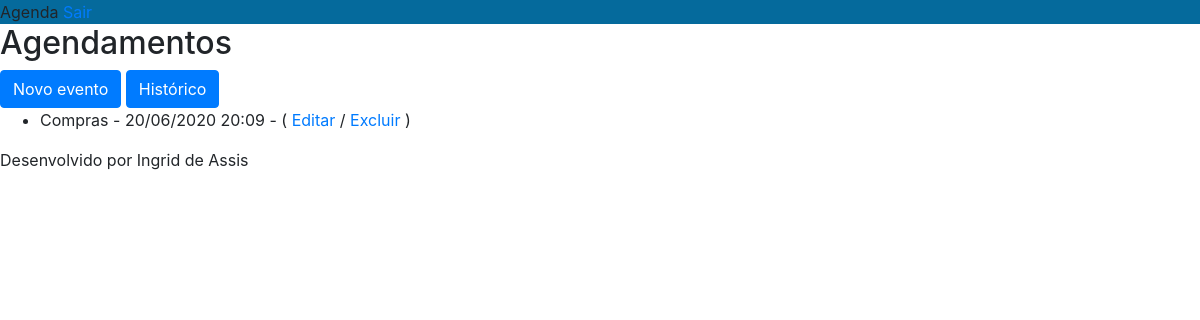
The app's page /agenda/ (signed in), older data.
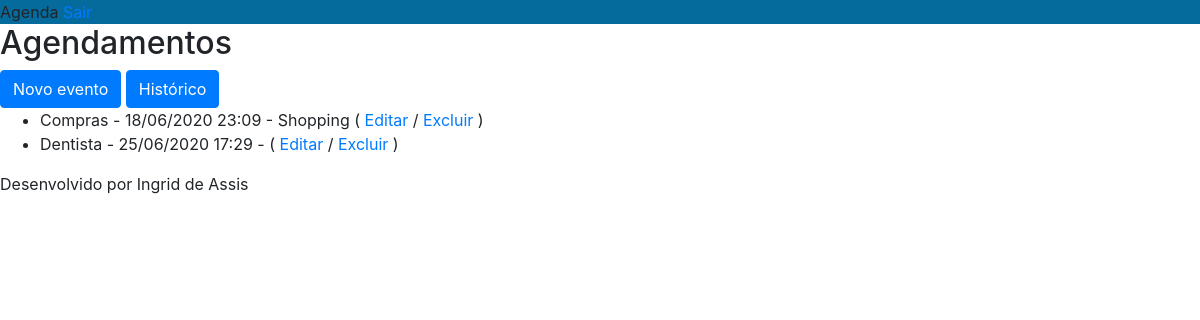
The same page, newer data.
### core/models.py (models this page shows, shortened)
class Evento(models.Model):
    titulo = models.CharField(max_length=100) #cria o nome do evento
    descricao = models.TextField(blank=True, null=True) #a descricao do evento pode ser nula ou em branco
    data_evento = models.DateTimeField(verbose_name='Data do evento')
    data_criacao = models.DateTimeField(auto_now=True) #insere a data atual do sistema
    usuario = models.ForeignKey(User, on_delete= models.CASCADE) #se o dono do evento for excluido vc exclui todos os eventos dele
    class Meta:
        db_table= 'evento' #o nome da tabela é evento
    def get_data_evento(self):
        return self.data_evento.strftime(' %d/%m/%Y %H:%M')
    def get_descricao_evento(self):
        return self.descricao
    def get_evento_atrasado(self):
        if self.data_evento < datetime.now() - timedelta(hours=24):
            return True
        return False
    def get_evento_do_dia(self):
        if self.data_evento.strftime('%Y-%m-%d') == date.today().strftime('%Y-%m-%d'):
            return True
        return False

### core/views.py (the view)
# urls.py: path('agenda/', views.lista_eventos ),
@login_required(login_url='/login/') #quando não estivar logado vai levar para a pagina de login
def lista_eventos(request):
    usuario = request.user
    data_atual = datetime.now() - timedelta(hours=1)
    evento = Evento.objects.filter(usuario=usuario,
                                    data_evento__gt= data_atual) #O __gt é o >= o __lt é o <=
    dados = {'eventos': evento}
    return render(request, 'agenda.html', dados)

### templates/agenda.html (shortened to what this page needs)
{% extends "model-page.html"%}
{% block content%}
       <h2>Agendamentos</h2>
       <a href="evento/"><button type="button"  class="btn btn-primary">Novo evento</button></a>
       <a href="evento/historico/"><button type="button" class="btn btn-primary">Histórico</button></a>
    <ul>
       {% for evento in eventos %}
       <li>
         <div style=
         >
               {{evento.titulo}} - {{ evento.get_data_evento}} - {{evento.get_descricao_evento}}
               ( <a href="evento/?id={{evento.id}}">Editar</a> /
               <a href="evento/historico/delete/{{evento.id}}/">Excluir</a>  )
          </div>
         </li>
       {%endfor %}
    </ul>
{% endblock%}

Row changes from the older to the newer data that the page shows:
changed Evento "Compras": get_data_evento "20/06/2020 20:09" → "18/06/2020 23:09"; get_descricao_evento (not shown) → "Shopping"
added Evento: titulo "Dentista", get_data_evento "25/06/2020 17:29"
